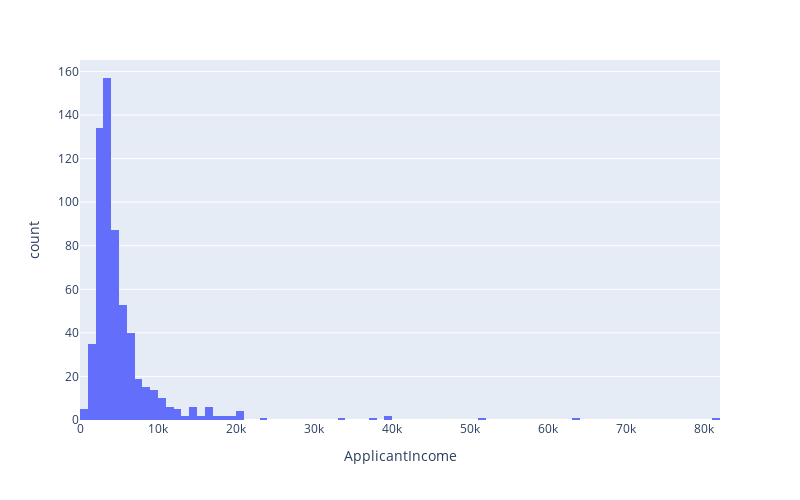
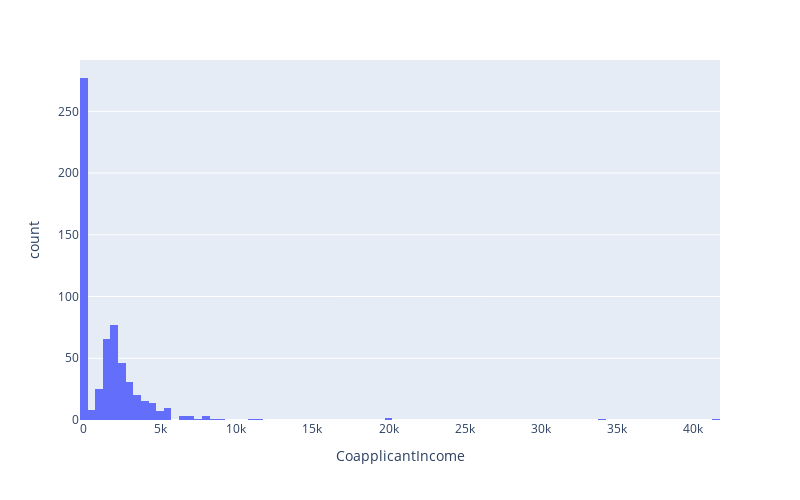
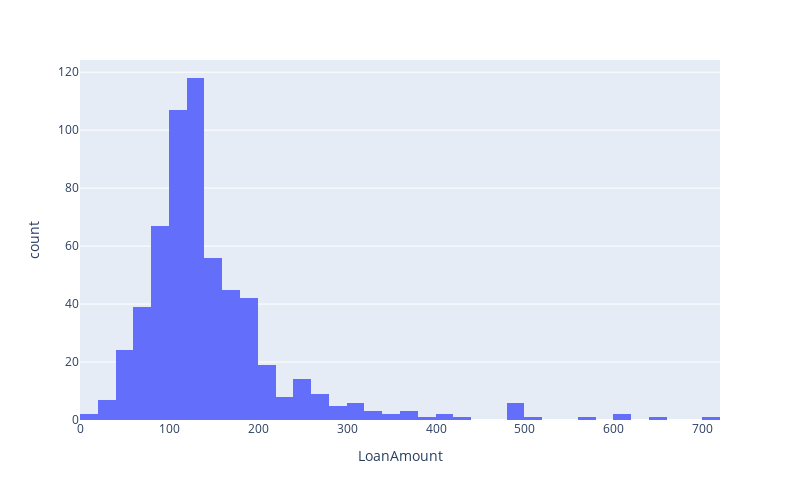
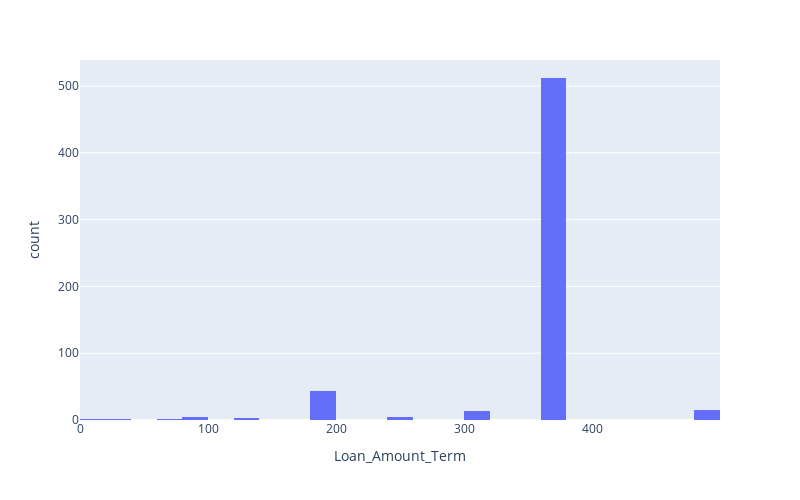

Notebook source saved alongside these figures, in order:
### Code cell
for col in NUMERICAL_FEATURES:
    px.histogram(df, x=col, width=800, height=500).show()

### Figure 1 — Plotly figure (JSON) as saved in the notebook; plotly's stock layout.template omitted (floating-point values rounded to 4 significant figures; data arrays with more than 128 entries replaced by an {"elided": "..."} marker saying what was removed)
{"data": [{"alignmentgroup": "True", "bingroup": "x", "hovertemplate": "ApplicantIncome=%{x}<br>count=%{y}<extra></extra>", "legendgroup": "", "marker": {"color": "#636efa", "pattern": {"shape": ""}}, "name": "", "offsetgroup": "", "orientation": "v", "showlegend": false, "type": "histogram", "x": {"elided": "614 int values"}, "xaxis": "x", "yaxis": "y"}], "layout": {"barmode": "relative", "height": 500, "legend": {"tracegroupgap": 0}, "margin": {"t": 60}, "width": 800, "xaxis": {"anchor": "y", "domain": [0, 1], "title": {"text": "ApplicantIncome"}}, "yaxis": {"anchor": "x", "domain": [0, 1], "title": {"text": "count"}}}}

### Figure 2 — Plotly figure (JSON) as saved in the notebook; plotly's stock layout.template omitted (floating-point values rounded to 4 significant figures; data arrays with more than 128 entries replaced by an {"elided": "..."} marker saying what was removed)
{"data": [{"alignmentgroup": "True", "bingroup": "x", "hovertemplate": "CoapplicantIncome=%{x}<br>count=%{y}<extra></extra>", "legendgroup": "", "marker": {"color": "#636efa", "pattern": {"shape": ""}}, "name": "", "offsetgroup": "", "orientation": "v", "showlegend": false, "type": "histogram", "x": {"elided": "614 float values"}, "xaxis": "x", "yaxis": "y"}], "layout": {"barmode": "relative", "height": 500, "legend": {"tracegroupgap": 0}, "margin": {"t": 60}, "width": 800, "xaxis": {"anchor": "y", "domain": [0, 1], "title": {"text": "CoapplicantIncome"}}, "yaxis": {"anchor": "x", "domain": [0, 1], "title": {"text": "count"}}}}

### Figure 3 — Plotly figure (JSON) as saved in the notebook; plotly's stock layout.template omitted (floating-point values rounded to 4 significant figures; data arrays with more than 128 entries replaced by an {"elided": "..."} marker saying what was removed)
{"data": [{"alignmentgroup": "True", "bingroup": "x", "hovertemplate": "LoanAmount=%{x}<br>count=%{y}<extra></extra>", "legendgroup": "", "marker": {"color": "#636efa", "pattern": {"shape": ""}}, "name": "", "offsetgroup": "", "orientation": "v", "showlegend": false, "type": "histogram", "x": {"elided": "614 int values"}, "xaxis": "x", "yaxis": "y"}], "layout": {"barmode": "relative", "height": 500, "legend": {"tracegroupgap": 0}, "margin": {"t": 60}, "width": 800, "xaxis": {"anchor": "y", "domain": [0, 1], "title": {"text": "LoanAmount"}}, "yaxis": {"anchor": "x", "domain": [0, 1], "title": {"text": "count"}}}}

### Figure 4 — Plotly figure (JSON) as saved in the notebook; plotly's stock layout.template omitted (floating-point values rounded to 4 significant figures; data arrays with more than 128 entries replaced by an {"elided": "..."} marker saying what was removed)
{"data": [{"alignmentgroup": "True", "bingroup": "x", "hovertemplate": "Loan_Amount_Term=%{x}<br>count=%{y}<extra></extra>", "legendgroup": "", "marker": {"color": "#636efa", "pattern": {"shape": ""}}, "name": "", "offsetgroup": "", "orientation": "v", "showlegend": false, "type": "histogram", "x": {"elided": "614 int values"}, "xaxis": "x", "yaxis": "y"}], "layout": {"barmode": "relative", "height": 500, "legend": {"tracegroupgap": 0}, "margin": {"t": 60}, "width": 800, "xaxis": {"anchor": "y", "domain": [0, 1], "title": {"text": "Loan_Amount_Term"}}, "yaxis": {"anchor": "x", "domain": [0, 1], "title": {"text": "count"}}}}
